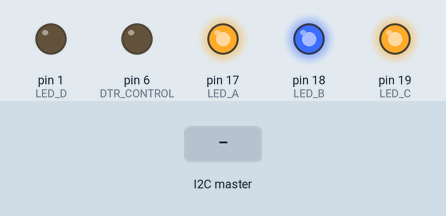
Simulated run of this sketch. Board: Arduino Uno, built with avr-gcc and run on an emulated ATmega328P. Parts: output pins drawn as LEDs (lit = HIGH). The inputs (shaded band) are chosen by the test bench. Pins used as bus, display or sensor lines are not drawn.

Above: at 0.1 s.
1.6 s: the I2C master sends "c"
At 4.4 s:
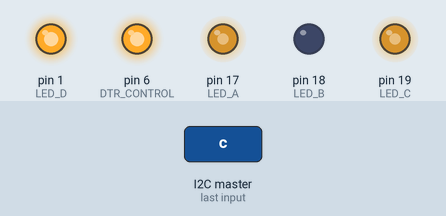
4.6 s: the I2C master sends the byte 1
At 5.7 s:
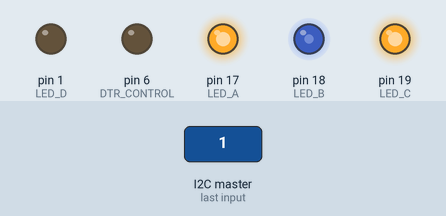
7.6 s: the I2C master sends "d"
At 9.95 s:
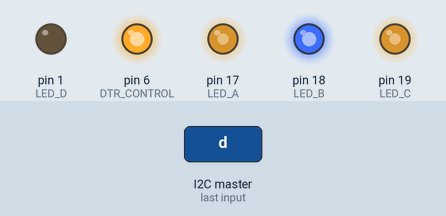
Timing chart, 0 to 36.2 s (numbered marks = the images above; inputs shaded):
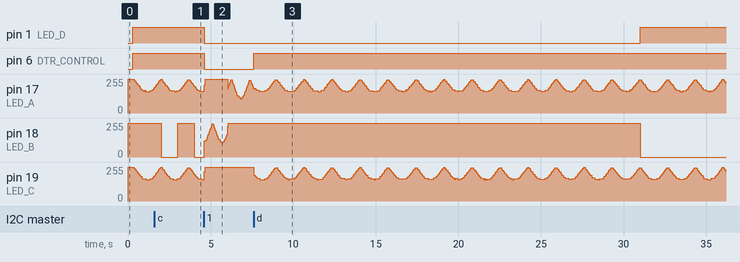

Measured:
- after the input at 4.6 s, pin 1 (LED_D), pin 6 (DTR_CONTROL): HIGH → LOW at once
- after the input at 7.6 s, pin 6 (DTR_CONTROL): LOW → HIGH after 0.00 s instead of 23.4 s; pin 18 (LED_B): goes on until 31.0 s, then stays 0/255

The sketch:

aertiny_failsafe.ino
```cpp
// (licence header left out)
#include <Wire.h>
#include <Arduino.h>
#include "ledEffects.h"

using namespace LED_EFFECTS;

// avrdude -c usbasp -p t88 -B 5 -U lfuse:w:0xE2:m -U hfuse:w:0xDD:m
// avrdude -c usbasp -p t88 -U flash:w:aertiny_failsafe.ino.hex:i

// ==============================
// Pin setups

#define SSR_OV 0
#define DTR_CONTROL 6

#define SSR_CONTROL_1 2
#define SSR_CONTROL_2 3

#define LED_A 17 // RED
#define LED_B 18 // GREEN
#define LED_C 19 // BLUE
#define LED_D 1  // RED

// ==============================

// i2c Address
#define I2C_SLAVE_ADDRESS 0x2D

uint8_t response = 0xff;

uint8_t state = LOW;

long element_timeout = 0;
bool element_enb = false;
bool system_init = false;
bool system_error = false;
bool dtr_enabled = false;
bool dtr_mode_on = false;

typedef enum ELM_PROT_OP_CODE : uint8_t
{
  E_PROT_NONE = 0,
  E_PROT_INIT = 1,
  E_PROT_NEXT = 2,
  E_PROT_WAIT = 3,
  E_PROT_OKAY = 4,
  E_PROT_RESET = 5,
  E_PROT_ERROR = 6,
  E_PROT_NACK = 7,
  E_PROT_ACK = 8,
  E_PROT_ERROR_NONE = 9,
  E_PROT_INIT_READY = 10,
  E_PROT_ERROR_NULL = 255,
} _elm_prot_op_code_t;

// ===============================================================
// Main Setup

#define INVERT_DVR false

void setup()
{
  pinMode(LED_A, OUTPUT);
  pinMode(LED_B, OUTPUT);
  pinMode(LED_C, OUTPUT);
  pinMode(LED_D, OUTPUT);

  digitalWrite(LED_A, HIGH);
  digitalWrite(LED_B, LOW);
  digitalWrite(LED_C, LOW);
  digitalWrite(LED_D, LOW);

  pinMode(SSR_OV, OUTPUT);
  digitalWrite(SSR_OV, HIGH);

  pinMode(SSR_CONTROL_1, INPUT);

  pinMode(DTR_CONTROL, OUTPUT);
  digitalWrite(DTR_CONTROL, INVERT_DVR ? HIGH : LOW);

  // init i2c slave
  Wire.begin(I2C_SLAVE_ADDRESS);
  // Wire.setClock(104000);
  Wire.onRequest(requestEvent); // register request event
  Wire.onReceive(receiveEvent); // register receive listener

  delay(300);

  digitalWrite(LED_A, HIGH);
  digitalWrite(LED_B, HIGH);
  digitalWrite(LED_C, HIGH);
  digitalWrite(LED_D, HIGH);

  // attachInterrupt(digitalPinToInterrupt(SSR_CONTROL_1), updateStatus, CHANGE);
}

// ===============================================================
// functions

long time()
{
  return millis() / 1000;
}

void updateStatus()
{
  element_timeout = time();
}

void disableElement()
{
  element_enb = false;
  digitalWrite(SSR_OV, HIGH);
}

// ===============================================================
// Main Loop
// ===============================================================

void loop()
{
  tickFadePin();
  // set rx status led off
  digitalWrite(LED_C, HIGH);

  if (dtr_mode_on)
  {
    fadePin(LED_C);
  }

  // check for sys init...
  if (!system_init)
  {
    disableElement();
    if (millis() % 1000 == 0)
    {
      state = !state;
    }
    // fadeIn(LED_A, 2);
    // fadeOut(LED_A, 8);
    fadePin(LED_A);
    digitalWrite(LED_B, !state);
    digitalWrite(DTR_CONTROL, INVERT_DVR ? LOW: HIGH);
    dtr_mode_on = true;
    delay(1);
    return;
  }

  if (!dtr_enabled)
  {
    dtr_mode_on = false;
    digitalWrite(DTR_CONTROL, INVERT_DVR ? HIGH : LOW);
  }

  // status led
  if (element_enb)
  {
    // fadeIn(LED_B, 5);
    // fadeOut(LED_B, 2);
    fadePin(LED_B);
  }
  else
  {
    // fadeIn(LED_A, 2);
    // fadeOut(LED_A, 3);
    fadePin(LED_A);
  }

  // timeout error
  if (system_init && time() - element_timeout > 30)
  {
    system_init = false;
    system_error = true;
    digitalWrite(LED_D, HIGH);
  }
  else if (!system_error)
  {
    digitalWrite(LED_D, LOW);
  }

  // check for error and handle

  if (time() - element_timeout > 5)
  {
    disableElement();
    // digitalWrite(LED_A, HIGH);
    digitalWrite(LED_B, HIGH);
  }
  else if (!element_enb)
  {
    element_enb = true;
    digitalWrite(SSR_OV, LOW);
    digitalWrite(LED_A, HIGH);
  }
  else
  {
    digitalWrite(LED_A, HIGH);
  }

  delay(1);
}

// ===============================================================
// ===============================================================

/**
 * @brief i2c Request Event
 *
 */
void requestEvent()
{
  // noInterrupts();
  Wire.write(response); // sendData
  response = E_PROT_ERROR_NONE;
  digitalWrite(LED_C, HIGH);
  // interrupts();
}

// ===============================================================

/**
 * @brief i2c Receive Event
 *
 * @param howMany
 */
void receiveEvent(int howMany)
{
  if (howMany <= 0)
  {
    return;
  }
  noInterrupts();

  digitalWrite(LED_C, LOW);
  while (Wire.available() > 0 && howMany-- > 0)
  {
    uint8_t val = (uint8_t)Wire.read();
    response = val;
  }
  interrupts();

  if (response == 99)
  {
    response = dtr_enabled ? 1 : 0;
    return;
  }
  else if (response == 100)
  {
    digitalWrite(DTR_CONTROL, INVERT_DVR ? LOW : HIGH);
    dtr_enabled = true;
    dtr_mode_on = true;
    response = E_PROT_OKAY;
    return;
  }
  else if (response == 200)
  {
    digitalWrite(DTR_CONTROL, INVERT_DVR ? HIGH : LOW);
    dtr_enabled = false;
    response = E_PROT_OKAY;
    return;
  }

  if (system_error && response != E_PROT_RESET)
  {
    response = E_PROT_RESET;
    updateStatus();
  }
  else if (response == E_PROT_INIT)
  {
    digitalWrite(LED_A, LOW);
    // digitalWrite(LED_B, LOW);
    digitalWrite(LED_C, LOW);
    system_init = true;
    system_error = false;
    response = E_PROT_INIT_READY;
  }
  else if (response == E_PROT_WAIT)
  {
    digitalWrite(LED_B, LOW);
    response = E_PROT_WAIT;
  }
  else if (response == E_PROT_RESET)
  {
    digitalWrite(LED_A, LOW);
    system_init = false;
    system_error = false;
    response = E_PROT_NEXT;
  }
  else if (response == E_PROT_ACK || response == E_PROT_OKAY)
  {
    if (system_init && !system_error)
    {
      updateStatus();
      if (response == E_PROT_OKAY)
      {
        response = E_PROT_OKAY;
      }
      else
      {
        response = E_PROT_ACK;
      }
    }
    else
    {
      response = E_PROT_NACK;
    }
  }
  else
  {
    response = E_PROT_ERROR;
  }
}
```

ledEffects.cpp
```cpp
#include "ledEffects.h"

namespace LED_EFFECTS
{
    uint8_t led_index = 0;
    bool led_dir_out = false;

    void fadeOut(uint8_t pin, uint16_t length)
    {
        fadeOut(pin, 1, length, 1);
    }

    void fadeOut(uint8_t pin, uint16_t span, uint16_t length, uint16_t step)
    {
        int range = span * 1000;
        int limit = length * 100;
        int steps = (range / limit) * step;
        /*if (range - (steps * limit) < 0) {
          while (range - (steps * limit) < 0) {
            steps--;
          }
        }*/
        for (int i = limit; i > 0; i--)
        {
            digitalWrite(pin, LOW);
            delayMicroseconds(steps + (steps * i));
            digitalWrite(pin, HIGH);
            if (range - (steps * i) > 0)
            {
                delayMicroseconds(range - (steps * i));
            }
        }
    }

    void fadeIn(uint8_t pin, uint16_t length)
    {
        fadeIn(pin, 1, length, 1);
    }

    void fadeIn(uint8_t pin, uint16_t span, uint16_t length, uint16_t step)
    {
        int range = span * 1000;
        int limit = length * 100;
        int steps = (range / limit) * step;
        /*if (range - (steps * limit) < 0) {
          while (range - (steps * limit) < 0) {
            steps--;
          }
        }*/
        for (int i = 0; i < limit; i++)
        {
            digitalWrite(pin, LOW);
            delayMicroseconds(steps + (steps * i));
            digitalWrite(pin, HIGH);
            if (range - (steps * i) > 0)
            {
                delayMicroseconds(range - (steps * i));
            }
        }
        digitalWrite(pin, HIGH);
    }

    // ===============================================================

    void fadePin(uint8_t pin)
    {
        uint16_t span = 1;
        uint16_t length = 3;
        uint16_t step = 2;
        int range = span * 1000;
        int limit = length * 100;
        int steps = (range / limit) * step;
        {
            digitalWrite(pin, LOW);
            delayMicroseconds(steps + (steps * led_index));
            digitalWrite(pin, HIGH);
            if (range - (steps * led_index) > 0)
            {
                delayMicroseconds(range - (steps * led_index));
            }
        }
        if (!led_dir_out)
        {
            digitalWrite(pin, HIGH);
        }
    }

    void tickFadePin()
    {
        if (!led_dir_out)
        {
            led_index++;
        }
        else
        {
            led_index--;
        }
        if (led_index >= 255)
        {
            led_dir_out = true;
        }
        else if (led_index <= 0)
        {
            led_dir_out = false;
        }
    }
}
```

ledEffects.h
```cpp
// (licence header left out)
#ifndef _AER_LED_EFFECTS_H
#define _AER_LED_EFFECTS_H

#include <Arduino.h>

namespace LED_EFFECTS
{
    void fadeOut(uint8_t pin, uint16_t length);
    void fadeOut(uint8_t pin, uint16_t span, uint16_t length, uint16_t step);

    void fadeIn(uint8_t pin, uint16_t length);
    void fadeIn(uint8_t pin, uint16_t span, uint16_t length, uint16_t step);

    void fadePin(uint8_t pin);
    void tickFadePin();
};

#endif
```
